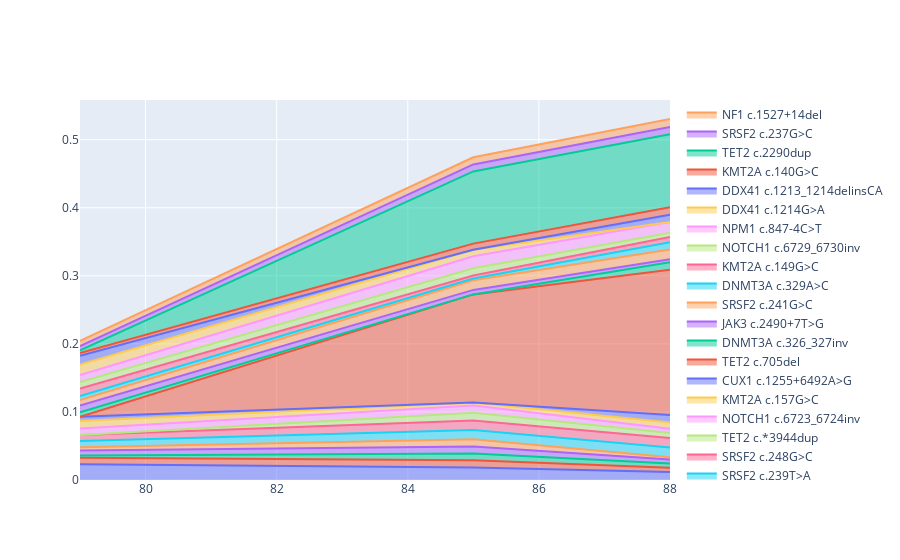

Source (notebook cell):
### Markdown cell above
We can also visualize longitudinal trajectories as a stack plot using **plot.stack_plot**.

### Code cell
plot.stack_plot(lbc[0], norm=False) # norm = True uses the % of the total contribution rather than VAF

### Figure 1 — Plotly figure (JSON) as saved in the notebook; plotly's stock layout.template omitted (floating-point values rounded to 4 significant figures)
{"data": [{"hovertemplate": "VAF: %{y}", "mode": "lines", "name": "STAG2 c.1018C>A", "stackgroup": "one", "type": "scatter", "x": [79, 85, 88], "y": [0.0231, 0.0183, 0.0117]}, {"hovertemplate": "VAF: %{y}", "mode": "lines", "name": "NOTCH1 c.6717_6718inv", "stackgroup": "one", "type": "scatter", "x": [79, 85, 88], "y": [0.0095, 0.0106, 0.0064]}, {"hovertemplate": "VAF: %{y}", "mode": "lines", "name": "ATRX c.2454C>G", "stackgroup": "one", "type": "scatter", "x": [79, 85, 88], "y": [0.0034, 0.01, 0.0061]}, {"hovertemplate": "VAF: %{y}", "mode": "lines", "name": "RAD21 c.56T>C", "stackgroup": "one", "type": "scatter", "x": [79, 85, 88], "y": [0.0073, 0.0102, 0.0061]}, {"hovertemplate": "VAF: %{y}", "mode": "lines", "name": "NOTCH1 c.4732_4734del", "stackgroup": "one", "type": "scatter", "x": [79, 85, 88], "y": [0.005, 0.0109, 0.0033]}, {"hovertemplate": "VAF: %{y}", "mode": "lines", "name": "SRSF2 c.239T>A", "stackgroup": "one", "type": "scatter", "x": [79, 85, 88], "y": [0.0091, 0.0136, 0.0142]}, {"hovertemplate": "VAF: %{y}", "mode": "lines", "name": "SRSF2 c.248G>C", "stackgroup": "one", "type": "scatter", "x": [79, 85, 88], "y": [0.0088, 0.0137, 0.0139]}, {"hovertemplate": "VAF: %{y}", "mode": "lines", "name": "TET2 c.*3944dup", "stackgroup": "one", "type": "scatter", "x": [85, 88], "y": [0.0115, 0.0074]}, {"hovertemplate": "VAF: %{y}", "mode": "lines", "name": "NOTCH1 c.6723_6724inv", "stackgroup": "one", "type": "scatter", "x": [79, 85, 88], "y": [0.0095, 0.0105, 0.0063]}, {"hovertemplate": "VAF: %{y}", "mode": "lines", "name": "KMT2A c.157G>C", "stackgroup": "one", "type": "scatter", "x": [79, 85, 88], "y": [0.0109, 0.0045, 0.0092]}, {"hovertemplate": "VAF: %{y}", "mode": "lines", "name": "CUX1 c.1255+6492A>G", "stackgroup": "one", "type": "scatter", "x": [79, 88], "y": [0.0064, 0.0109]}, {"hovertemplate": "VAF: %{y}", "mode": "lines", "name": "TET2 c.705del", "stackgroup": "one", "type": "scatter", "x": [85, 88], "y": [0.1589, 0.2135]}, {"hovertemplate": "VAF: %{y}", "mode": "lines", "name": "DNMT3A c.326_327inv", "stackgroup": "one", "type": "scatter", "x": [79, 88], "y": [0.0064, 0.0108]}, {"hovertemplate": "VAF: %{y}", "mode": "lines", "name": "JAK3 c.2490+7T>G", "stackgroup": "one", "type": "scatter", "x": [79, 85, 88], "y": [0.0101, 0.0066, 0.0044]}, {"hovertemplate": "VAF: %{y}", "mode": "lines", "name": "SRSF2 c.241G>C", "stackgroup": "one", "type": "scatter", "x": [79, 85, 88], "y": [0.0081, 0.0142, 0.0144]}, {"hovertemplate": "VAF: %{y}", "mode": "lines", "name": "DNMT3A c.329A>C", "stackgroup": "one", "type": "scatter", "x": [79, 85, 88], "y": [0.0057, 0.0026, 0.0108]}, {"hovertemplate": "VAF: %{y}", "mode": "lines", "name": "KMT2A c.149G>C", "stackgroup": "one", "type": "scatter", "x": [79, 85, 88], "y": [0.0112, 0.0044, 0.0076]}, {"hovertemplate": "VAF: %{y}", "mode": "lines", "name": "NOTCH1 c.6729_6730inv", "stackgroup": "one", "type": "scatter", "x": [79, 85, 88], "y": [0.0094, 0.0105, 0.0063]}, {"hovertemplate": "VAF: %{y}", "mode": "lines", "name": "NPM1 c.847-4C>T", "stackgroup": "one", "type": "scatter", "x": [79, 85, 88], "y": [0.0102, 0.0178, 0.0157]}, {"hovertemplate": "VAF: %{y}", "mode": "lines", "name": "DDX41 c.1214G>A", "stackgroup": "one", "type": "scatter", "x": [79, 85], "y": [0.0155, 0.0094]}, {"hovertemplate": "VAF: %{y}", "mode": "lines", "name": "DDX41 c.1213_1214delinsCA", "stackgroup": "one", "type": "scatter", "x": [79, 88], "y": [0.013, 0.0108]}, {"hovertemplate": "VAF: %{y}", "mode": "lines", "name": "KMT2A c.140G>C", "stackgroup": "one", "type": "scatter", "x": [79, 85, 88], "y": [0.0039, 0.0091, 0.0111]}, {"hovertemplate": "VAF: %{y}", "mode": "lines", "name": "TET2 c.2290dup", "stackgroup": "one", "type": "scatter", "x": [79, 85, 88], "y": [0.0041, 0.1061, 0.107]}, {"hovertemplate": "VAF: %{y}", "mode": "lines", "name": "SRSF2 c.237G>C", "stackgroup": "one", "type": "scatter", "x": [79, 85, 88], "y": [0.0062, 0.0103, 0.0109]}, {"hovertemplate": "VAF: %{y}", "mode": "lines", "name": "NF1 c.1527+14del", "stackgroup": "one", "type": "scatter", "x": [79, 85, 88], "y": [0.0076, 0.0104, 0.0116]}], "layout": {}}
